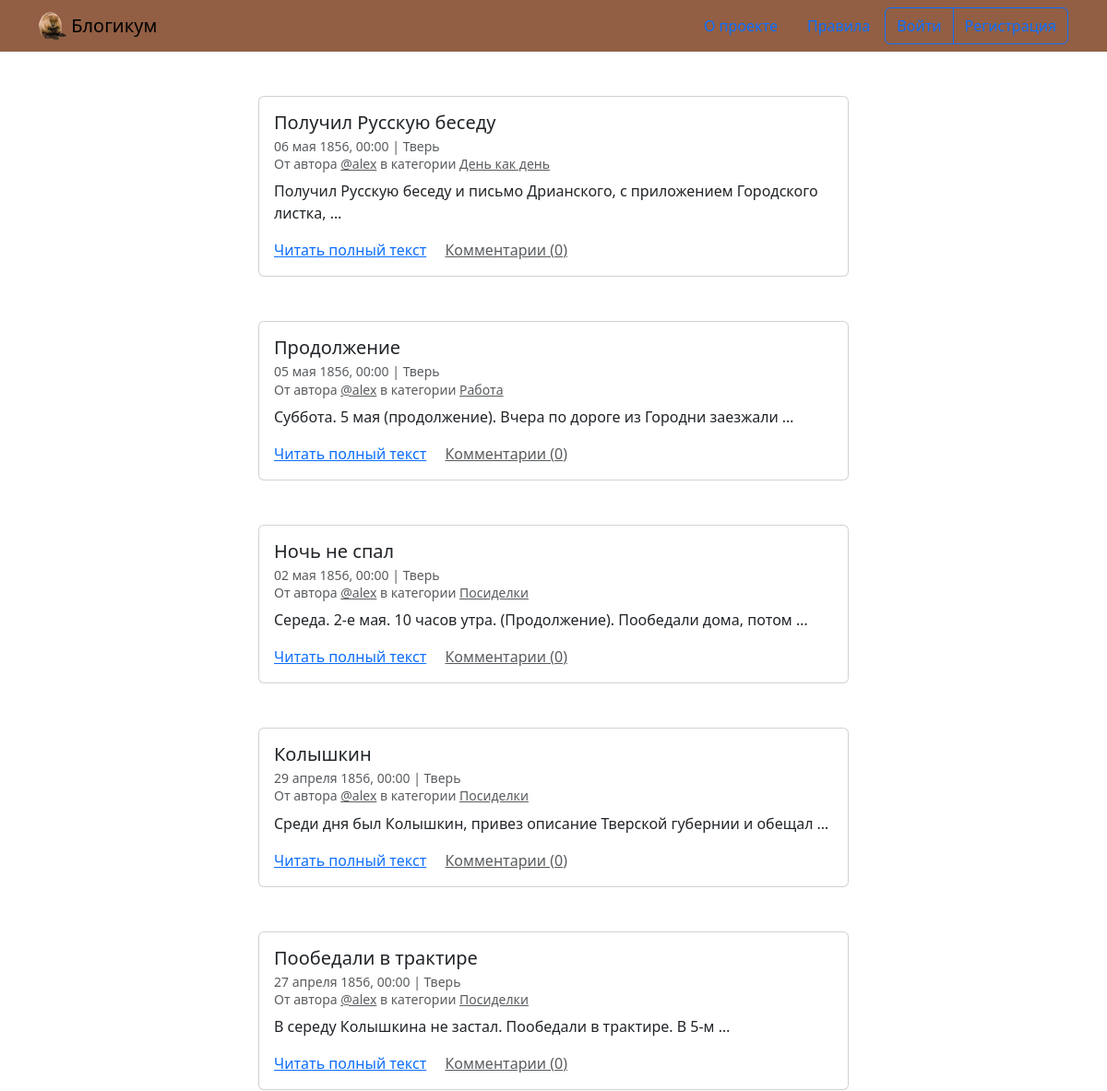
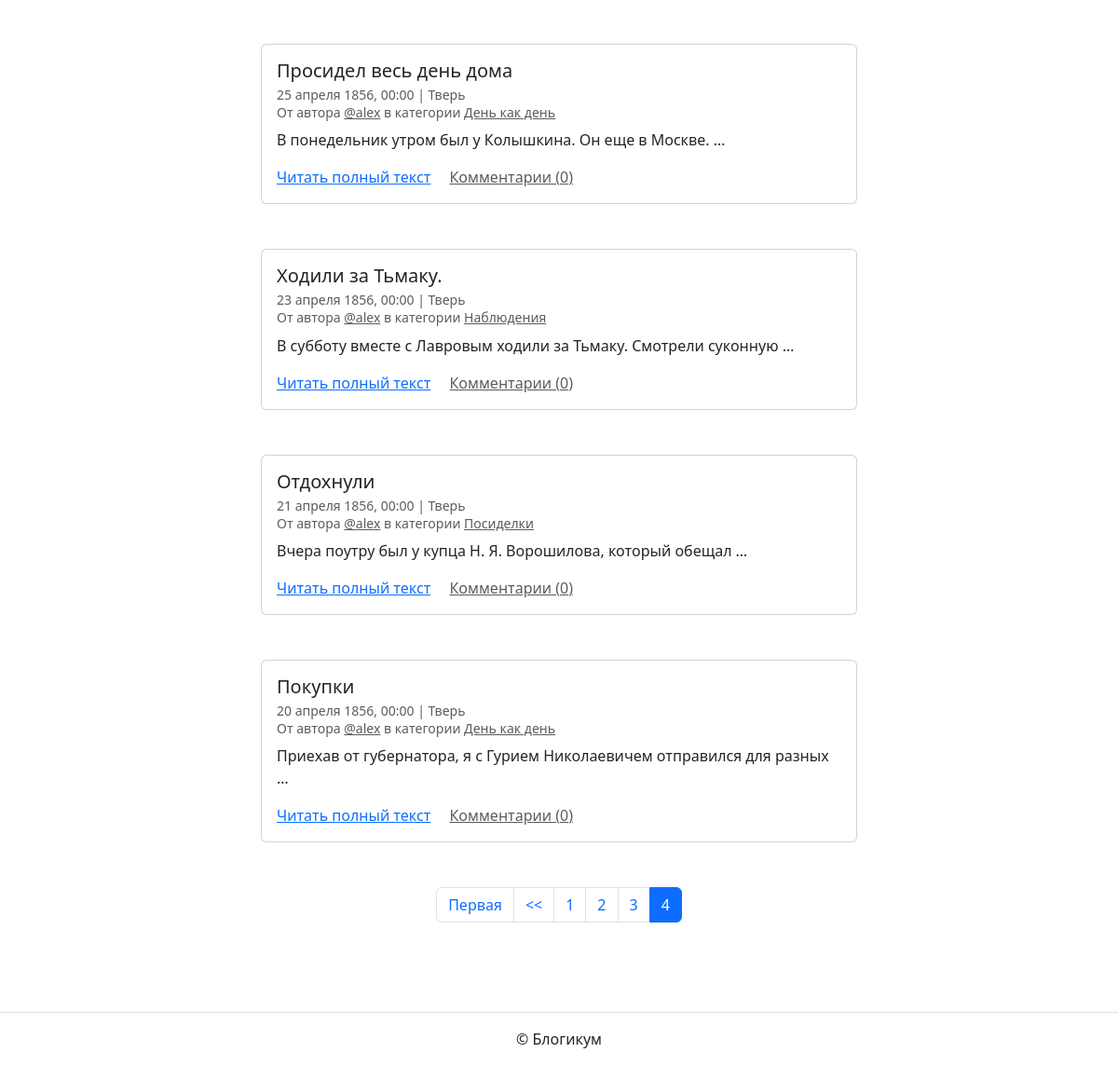
/?page=4, run on the app's committed database (2 pictures, top to bottom).
### blog/models.py (models this page shows, shortened)
class Post(TimeStampedModel):
    title = models.CharField(
        "Заголовок",
        max_length=256,
        blank=False,
    )
    text = models.TextField("Текст", blank=False)
    pub_date = models.DateTimeField(
        "Дата и время публикации",
        blank=False,
        help_text=(
            "Если установить дату и время в "
            "будущем — можно делать отложенные публикации."
        ),
    )
    author = models.ForeignKey(
        User,
        on_delete=models.CASCADE,
        blank=False,
        verbose_name="Автор публикации",
        related_name="posts",
    )
    location = models.ForeignKey(
        "Location",
        null=True,
        on_delete=models.SET_NULL,
        blank=True,
        verbose_name="Местоположение",
        related_name="posts",
    )
    category = models.ForeignKey(
        "Category",
        null=True,
        on_delete=models.SET_NULL,
        blank=False,
        verbose_name="Категория",
        related_name="posts",
    )
    image = models.ImageField(
        "Картинка",
        upload_to="media/",
        blank=True,
    )
    class Meta:
        verbose_name = "публикация"
        verbose_name_plural = "Публикации"

class Location(TimeStampedModel):
    name = models.CharField(
        "Название места",
        max_length=256,
        blank=False,
    )
    class Meta:
        verbose_name = "местоположение"
        verbose_name_plural = "Местоположения"

class Category(TimeStampedModel):
    title = models.CharField(
        "Заголовок",
        max_length=512,
        blank=False,
    )
    description = models.TextField(
        "Описание",
        blank=False,
    )
    slug = models.SlugField(
        "Идентификатор",
        unique=True,
        blank=False,
        help_text=(
            "Идентификатор страницы для URL; разрешены "
            "символы латиницы, цифры, дефис и подчёркивание."
        ),
    )
    class Meta:
        verbose_name = "категория"
        verbose_name_plural = "Категории"

### blog/views.py (the view)
class PostListView(ListView):
    model = Post
    template_name = "blog/index.html"
    context_object_name = "posts"
    paginate_by = POSTS_PER_PAGE
    def get_queryset(self):
        queryset = (
            Post.objects.filter(
                is_published=True,
                category__is_published=True,
                pub_date__lte=NOW,
            )
            .annotate(comment_count=Count("comments"))
            .order_by("-pub_date")
        )
        return queryset

### templates/blog/index.html (shortened to what this page needs)
{% extends "base.html" %}
{% block content %}
  {% for post in page_obj %}
    <article class="mb-5">
      {% include "includes/post_card.html" %}
    </article>
  {% endfor %}
  {% include "includes/paginator.html" %}
{% endblock %}

### templates/includes/post_card.html (shortened to what this page needs)
<div class="col d-flex justify-content-center">
  <div class="card" style="width: 40rem;">
    <div class="card-body">
      <h5 class="card-title">{{ post.title }}</h5>
      <h6 class="card-subtitle mb-2 text-muted">
        <small>
          {{ post.pub_date|date:"d E Y, H:i" }} | {% if post.location and post.location.is_published %}{{ post.location.name }}{% else %}Планета Земля{% endif %}<br>
          От автора <a class="text-muted" href="{% url 'blog:profile' post.author %}">@{{ post.author.username }}</a> в
          категории {% include "includes/category_link.html" %}
        </small>
      </h6>
      <p class="card-text">{{ post.text|truncatewords:10 }}</p>
      <a href="{% url 'blog:post_detail' post.id %}" class="card-link">Читать полный текст</a>
      <a href="{% url 'blog:post_detail' post.id %}" class="card-link text-muted">Комментарии ({{ post.comment_count }})</a>
    </div>
  </div>
</div>

### templates/includes/category_link.html
<a class="text-muted" href="{% url 'blog:category_posts' post.category.slug %}">
  {{ post.category.title }}
</a>

### data on the page
Post: title "Получил Русскую беседу", pub_date "06 мая 1856, 00:00", location.name "Тверь", author.username "alex", category "День как день", text "Получил Русскую беседу и письмо Дрианского, с приложением Городского листка, …", comment_count "0"
Post: title "Продолжение", pub_date "05 мая 1856, 00:00", location.name "Тверь", author.username "alex", category "Работа", text "Суббота. 5 мая (продолжение). Вчера по дороге из Городни заезжали …", comment_count "0"
Post: title "Ночь не спал", pub_date "02 мая 1856, 00:00", location.name "Тверь", author.username "alex", category "Посиделки", text "Середа. 2-е мая. 10 часов утра. (Продолжение). Пообедали дома, потом …", comment_count "0"
Post: title "Колышкин", pub_date "29 апреля 1856, 00:00", location.name "Тверь", author.username "alex", category "Посиделки", text "Среди дня был Колышкин, привез описание Тверской губернии и обещал …", comment_count "0"
Post: title "Пообедали в трактире", pub_date "27 апреля 1856, 00:00", location.name "Тверь", author.username "alex", category "Посиделки", text "В середу Колышкина не застал. Пообедали в трактире. В 5-м …", comment_count "0"
Post: title "Просидел весь день дома", pub_date "25 апреля 1856, 00:00", location.name "Тверь", author.username "alex", category "День как день", text "В понедельник утром был у Колышкина. Он еще в Москве. …", comment_count "0"
Post: title "Ходили за Тьмаку.", pub_date "23 апреля 1856, 00:00", location.name "Тверь", author.username "alex", category "Наблюдения", text "В субботу вместе с Лавровым ходили за Тьмаку. Смотрели суконную …", comment_count "0"
Post: title "Отдохнули", pub_date "21 апреля 1856, 00:00", location.name "Тверь", author.username "alex", category "Посиделки", text "Вчера поутру был у купца Н. Я. Ворошилова, который обещал …", comment_count "0"
Post: title "Покупки", pub_date "20 апреля 1856, 00:00", location.name "Тверь", author.username "alex", category "День как день", text "Приехав от губернатора, я с Гурием Николаевичем отправился для разных …", comment_count "0"

### other printed values
{{ i }} "1" "2" "3"
{{ i }} "4"
